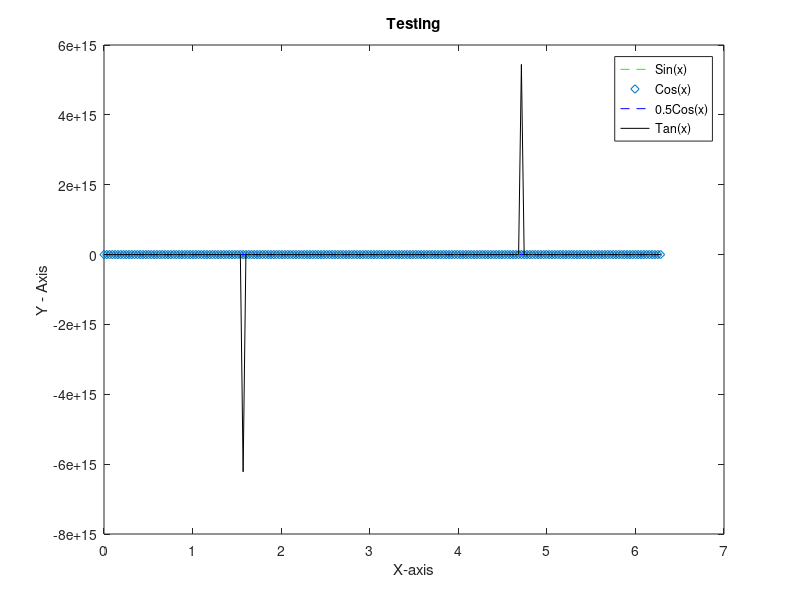

This figure's MATLAB source:
x =  [0:pi/100:2*pi]; %#ok<NBRAK2>
y =  sin(x);
z = cos(x);
v =  0.5 * cos(x);
f = tan(x);

plot(x,y,'--g',x,z,'d',x,v,'--b',x,f,'k')
%Add a description 
legend('Sin(x)','Cos(x)','0.5Cos(x)','Tan(x)')
title('Testing')
%label the axis
xlabel('X-axis')
ylabel('Y - Axis')